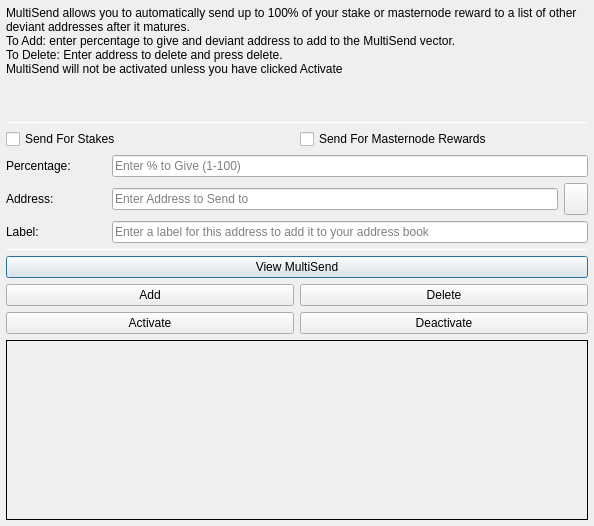
<?xml version="1.0" encoding="UTF-8"?>
<ui version="4.0">
 <class>MultiSendDialog</class>
 <widget class="QDialog" name="MultiSendDialog">
  <property name="windowModality">
   <enum>Qt::NonModal</enum>
  </property>
  <property name="geometry">
   <rect>
    <x>0</x>
    <y>0</y>
    <width>594</width>
    <height>526</height>
   </rect>
  </property>
  <property name="windowTitle">
   <string>MultiSend</string>
  </property>
  <layout class="QVBoxLayout" name="verticalLayout" stretch="0">
   <property name="leftMargin">
    <number>6</number>
   </property>
   <property name="topMargin">
    <number>6</number>
   </property>
   <property name="rightMargin">
    <number>6</number>
   </property>
   <property name="bottomMargin">
    <number>6</number>
   </property>
   <item>
    <layout class="QVBoxLayout" name="verticalLayout_Main" stretch="1,1,1,0,1,1,1">
     <item>
      <widget class="QLabel" name="label_2">
       <property name="lineWidth">
        <number>1</number>
       </property>
       <property name="text">
        <string>MultiSend allows you to automatically send up to 100% of your stake or masternode reward to a list of other deviant addresses after it matures.
To Add: enter percentage to give and deviant address to add to the MultiSend vector.
To Delete: Enter address to delete and press delete.
MultiSend will not be activated unless you have clicked Activate</string>
       </property>
       <property name="alignment">
        <set>Qt::AlignLeading|Qt::AlignLeft|Qt::AlignTop</set>
       </property>
       <property name="wordWrap">
        <bool>true</bool>
       </property>
      </widget>
     </item>
     <item>
      <widget class="Line" name="line">
       <property name="minimumSize">
        <size>
         <width>0</width>
         <height>1</height>
        </size>
       </property>
       <property name="maximumSize">
        <size>
         <width>16777215</width>
         <height>1</height>
        </size>
       </property>
       <property name="orientation">
        <enum>Qt::Horizontal</enum>
       </property>
      </widget>
     </item>
     <item>
      <layout class="QVBoxLayout" name="verticalLayout_Settings">
       <item>
        <layout class="QHBoxLayout" name="horizontalLayout">
         <item>
          <widget class="QCheckBox" name="multiSendStakeCheckBox">
           <property name="text">
            <string>Send For Stakes</string>
           </property>
          </widget>
         </item>
         <item>
          <widget class="QCheckBox" name="multiSendMasternodeCheckBox">
           <property name="text">
            <string>Send For Masternode Rewards</string>
           </property>
          </widget>
         </item>
        </layout>
       </item>
       <item>
        <layout class="QHBoxLayout" name="horizontalLayout_6">
         <item>
          <widget class="QLabel" name="label">
           <property name="minimumSize">
            <size>
             <width>100</width>
             <height>0</height>
            </size>
           </property>
           <property name="toolTip">
            <string>Percentage of stake to send</string>
           </property>
           <property name="text">
            <string>Percentage:</string>
           </property>
          </widget>
         </item>
         <item>
          <widget class="QLineEdit" name="multiSendPercentEdit">
           <property name="toolTip">
            <string>Enter whole numbers 1 - 100</string>
           </property>
           <property name="placeholderText">
            <string>Enter % to Give (1-100)</string>
           </property>
          </widget>
         </item>
        </layout>
       </item>
       <item>
        <layout class="QHBoxLayout" name="horizontalLayout_7">
         <item>
          <widget class="QLabel" name="label_5">
           <property name="minimumSize">
            <size>
             <width>100</width>
             <height>0</height>
            </size>
           </property>
           <property name="toolTip">
            <string>Address to send portion of stake to</string>
           </property>
           <property name="text">
            <string>Address:</string>
           </property>
          </widget>
         </item>
         <item>
          <widget class="QLineEdit" name="multiSendAddressEdit">
           <property name="toolTip">
            <string/>
           </property>
           <property name="placeholderText">
            <string>Enter Address to Send to</string>
           </property>
          </widget>
         </item>
         <item>
          <widget class="QToolButton" name="addressBookButton">
           <property name="maximumSize">
            <size>
             <width>16777215</width>
             <height>32</height>
            </size>
           </property>
           <property name="toolTip">
            <string>Choose an address from the address book</string>
           </property>
           <property name="text">
            <string/>
           </property>
           <property name="icon">
            <iconset>
             <normaloff>:/icons/address-book</normaloff>:/icons/address-book</iconset>
           </property>
           <property name="shortcut">
            <string>Alt+A</string>
           </property>
          </widget>
         </item>
        </layout>
       </item>
      </layout>
     </item>
     <item>
      <layout class="QHBoxLayout" name="horizontalLayout_3">
       <item>
        <widget class="QLabel" name="label_3">
         <property name="minimumSize">
          <size>
           <width>100</width>
           <height>0</height>
          </size>
         </property>
         <property name="text">
          <string>Label:</string>
         </property>
        </widget>
       </item>
       <item>
        <widget class="QLineEdit" name="labelAddressLabelEdit">
         <property name="placeholderText">
          <string>Enter a label for this address to add it to your address book</string>
         </property>
        </widget>
       </item>
      </layout>
     </item>
     <item>
      <widget class="Line" name="line_2">
       <property name="minimumSize">
        <size>
         <width>0</width>
         <height>1</height>
        </size>
       </property>
       <property name="maximumSize">
        <size>
         <width>16777215</width>
         <height>1</height>
        </size>
       </property>
       <property name="orientation">
        <enum>Qt::Horizontal</enum>
       </property>
      </widget>
     </item>
     <item>
      <layout class="QVBoxLayout" name="verticalLayout_Buttons">
       <item>
        <layout class="QHBoxLayout" name="horizontalLayout_4">
         <item>
          <widget class="QPushButton" name="viewButton">
           <property name="toolTip">
            <string/>
           </property>
           <property name="statusTip">
            <string>View MultiSend Vector</string>
           </property>
           <property name="text">
            <string>View MultiSend</string>
           </property>
          </widget>
         </item>
        </layout>
       </item>
       <item>
        <layout class="QHBoxLayout" name="horizontalLayout_2">
         <item>
          <widget class="QPushButton" name="addButton">
           <property name="toolTip">
            <string/>
           </property>
           <property name="statusTip">
            <string>Add to MultiSend Vector</string>
           </property>
           <property name="text">
            <string>Add</string>
           </property>
          </widget>
         </item>
         <item>
          <widget class="QPushButton" name="deleteButton">
           <property name="toolTip">
            <string/>
           </property>
           <property name="statusTip">
            <string>Delete Address From MultiSend Vector</string>
           </property>
           <property name="text">
            <string>Delete</string>
           </property>
          </widget>
         </item>
        </layout>
       </item>
       <item>
        <layout class="QHBoxLayout" name="horizontalLayout_5">
         <item>
          <widget class="QPushButton" name="activateButton">
           <property name="statusTip">
            <string>Activate MultiSend</string>
           </property>
           <property name="text">
            <string>Activate</string>
           </property>
          </widget>
         </item>
         <item>
          <widget class="QPushButton" name="disableButton">
           <property name="statusTip">
            <string>Deactivate MultiSend</string>
           </property>
           <property name="text">
            <string>Deactivate</string>
           </property>
          </widget>
         </item>
        </layout>
       </item>
      </layout>
     </item>
     <item>
      <widget class="QLabel" name="message">
       <property name="minimumSize">
        <size>
         <width>0</width>
         <height>180</height>
        </size>
       </property>
       <property name="frameShape">
        <enum>QFrame::Panel</enum>
       </property>
       <property name="frameShadow">
        <enum>QFrame::Plain</enum>
       </property>
       <property name="lineWidth">
        <number>1</number>
       </property>
       <property name="midLineWidth">
        <number>1</number>
       </property>
       <property name="text">
        <string/>
       </property>
       <property name="alignment">
        <set>Qt::AlignLeading|Qt::AlignLeft|Qt::AlignTop</set>
       </property>
       <property name="wordWrap">
        <bool>true</bool>
       </property>
      </widget>
     </item>
    </layout>
   </item>
  </layout>
 </widget>
 <resources>
  <include location="../deviant.qrc"/>
 </resources>
 <connections/>
</ui>
